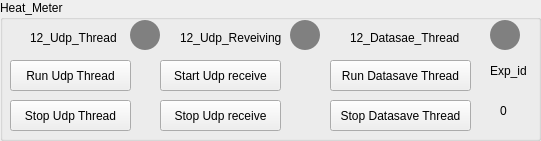
    <widget class="QGroupBox" name="groupBox_27">
     <property name="geometry">
      <rect>
       <x>540</x>
       <y>450</y>
       <width>541</width>
       <height>141</height>
      </rect>
     </property>
     <property name="title">
      <string>Heat_Meter</string>
     </property>
     <widget class="QPushButton" name="pushButton_159">
      <property name="geometry">
       <rect>
        <x>290</x>
        <y>20</y>
        <width>30</width>
        <height>30</height>
       </rect>
      </property>
      <property name="styleSheet">
       <string notr="true">border-radius:15px;
background-color:grey;
</string>
      </property>
      <property name="text">
       <string/>
      </property>
     </widget>
     <widget class="QPushButton" name="pushButton_160">
      <property name="geometry">
       <rect>
        <x>160</x>
        <y>60</y>
        <width>121</width>
        <height>31</height>
       </rect>
      </property>
      <property name="text">
       <string>Start Udp receive</string>
      </property>
     </widget>
     <widget class="QPushButton" name="pushButton_161">
      <property name="geometry">
       <rect>
        <x>330</x>
        <y>60</y>
        <width>141</width>
        <height>31</height>
       </rect>
      </property>
      <property name="text">
       <string>Run Datasave Thread</string>
      </property>
     </widget>
     <widget class="QPushButton" name="pushButton_162">
      <property name="geometry">
       <rect>
        <x>160</x>
        <y>100</y>
        <width>121</width>
        <height>31</height>
       </rect>
      </property>
      <property name="text">
       <string>Stop Udp receive</string>
      </property>
     </widget>
     <widget class="QLabel" name="label_124">
      <property name="geometry">
       <rect>
        <x>30</x>
        <y>30</y>
        <width>91</width>
        <height>16</height>
       </rect>
      </property>
      <property name="text">
       <string>12_Udp_Thread</string>
      </property>
     </widget>
     <widget class="QPushButton" name="pushButton_163">
      <property name="geometry">
       <rect>
        <x>130</x>
        <y>20</y>
        <width>30</width>
        <height>30</height>
       </rect>
      </property>
      <property name="styleSheet">
       <string notr="true">border-radius:15px;
background-color:grey;
</string>
      </property>
      <property name="text">
       <string/>
      </property>
     </widget>
     <widget class="QLabel" name="label_125">
      <property name="geometry">
       <rect>
        <x>180</x>
        <y>30</y>
        <width>101</width>
        <height>16</height>
       </rect>
      </property>
      <property name="text">
       <string>12_Udp_Reveiving</string>
      </property>
     </widget>
     <widget class="QPushButton" name="pushButton_164">
      <property name="geometry">
       <rect>
        <x>330</x>
        <y>100</y>
        <width>141</width>
        <height>31</height>
       </rect>
      </property>
      <property name="text">
       <string>Stop Datasave Thread</string>
      </property>
     </widget>
     <widget class="QPushButton" name="pushButton_165">
      <property name="geometry">
       <rect>
        <x>10</x>
        <y>60</y>
        <width>121</width>
        <height>31</height>
       </rect>
      </property>
      <property name="text">
       <string>Run Udp Thread</string>
      </property>
     </widget>
     <widget class="QPushButton" name="pushButton_166">
      <property name="geometry">
       <rect>
        <x>490</x>
        <y>20</y>
        <width>30</width>
        <height>30</height>
       </rect>
      </property>
      <property name="styleSheet">
       <string notr="true">border-radius:15px;
background-color:grey
;
</string>
      </property>
      <property name="text">
       <string/>
      </property>
     </widget>
     <widget class="QPushButton" name="pushButton_167">
      <property name="geometry">
       <rect>
        <x>10</x>
        <y>100</y>
        <width>121</width>
        <height>31</height>
       </rect>
      </property>
      <property name="text">
       <string>Stop Udp Thread</string>
      </property>
     </widget>
     <widget class="QLabel" name="label_126">
      <property name="geometry">
       <rect>
        <x>350</x>
        <y>30</y>
        <width>121</width>
        <height>16</height>
       </rect>
      </property>
      <property name="text">
       <string>12_Datasae_Thread</string>
      </property>
     </widget>
     <widget class="QLabel" name="label_127">
      <property name="geometry">
       <rect>
        <x>490</x>
        <y>60</y>
        <width>41</width>
        <height>21</height>
       </rect>
      </property>
      <property name="text">
       <string>Exp_id</string>
      </property>
     </widget>
     <widget class="QLabel" name="label_128">
      <property name="geometry">
       <rect>
        <x>500</x>
        <y>100</y>
        <width>21</width>
        <height>21</height>
       </rect>
      </property>
      <property name="text">
       <string>0</string>
      </property>
     </widget>
    </widget>
